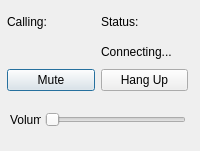
<?xml version="1.0" encoding="UTF-8"?>
<ui version="4.0">
 <class>CallDialogue</class>
 <widget class="QDialog" name="CallDialogue">
  <property name="geometry">
   <rect>
    <x>0</x>
    <y>0</y>
    <width>200</width>
    <height>151</height>
   </rect>
  </property>
  <property name="windowTitle">
   <string>Dialog</string>
  </property>
  <widget class="QWidget" name="layoutWidget">
   <property name="geometry">
    <rect>
     <x>7</x>
     <y>10</y>
     <width>181</width>
     <height>81</height>
    </rect>
   </property>
   <layout class="QVBoxLayout" name="DialogueLayout">
    <item>
     <layout class="QHBoxLayout" name="CallStatus">
      <item>
       <layout class="QVBoxLayout" name="User">
        <item>
         <widget class="QLabel" name="Calling">
          <property name="text">
           <string>Calling:</string>
          </property>
         </widget>
        </item>
        <item>
         <widget class="QLabel" name="L_Contact">
          <property name="text">
           <string>&lt;UserName&gt;</string>
          </property>
         </widget>
        </item>
       </layout>
      </item>
      <item>
       <layout class="QVBoxLayout" name="Status">
        <item>
         <widget class="QLabel" name="CallStatus_2">
          <property name="text">
           <string>Status:</string>
          </property>
         </widget>
        </item>
        <item>
         <widget class="QLabel" name="L_CStatus">
          <property name="text">
           <string>Connecting...</string>
          </property>
         </widget>
        </item>
       </layout>
      </item>
     </layout>
    </item>
    <item>
     <layout class="QHBoxLayout" name="Buttons">
      <item>
       <widget class="QPushButton" name="B_Mute">
        <property name="text">
         <string>Mute</string>
        </property>
       </widget>
      </item>
      <item>
       <widget class="QPushButton" name="B_HangUp">
        <property name="text">
         <string>Hang Up</string>
        </property>
       </widget>
      </item>
     </layout>
    </item>
   </layout>
  </widget>
  <widget class="QSlider" name="horizontalSlider">
   <property name="geometry">
    <rect>
     <x>45</x>
     <y>110</y>
     <width>141</width>
     <height>20</height>
    </rect>
   </property>
   <property name="orientation">
    <enum>Qt::Horizontal</enum>
   </property>
  </widget>
  <widget class="QLabel" name="label">
   <property name="geometry">
    <rect>
     <x>10</x>
     <y>110</y>
     <width>31</width>
     <height>20</height>
    </rect>
   </property>
   <property name="text">
    <string>Volume</string>
   </property>
  </widget>
 </widget>
 <resources/>
 <connections/>
</ui>
